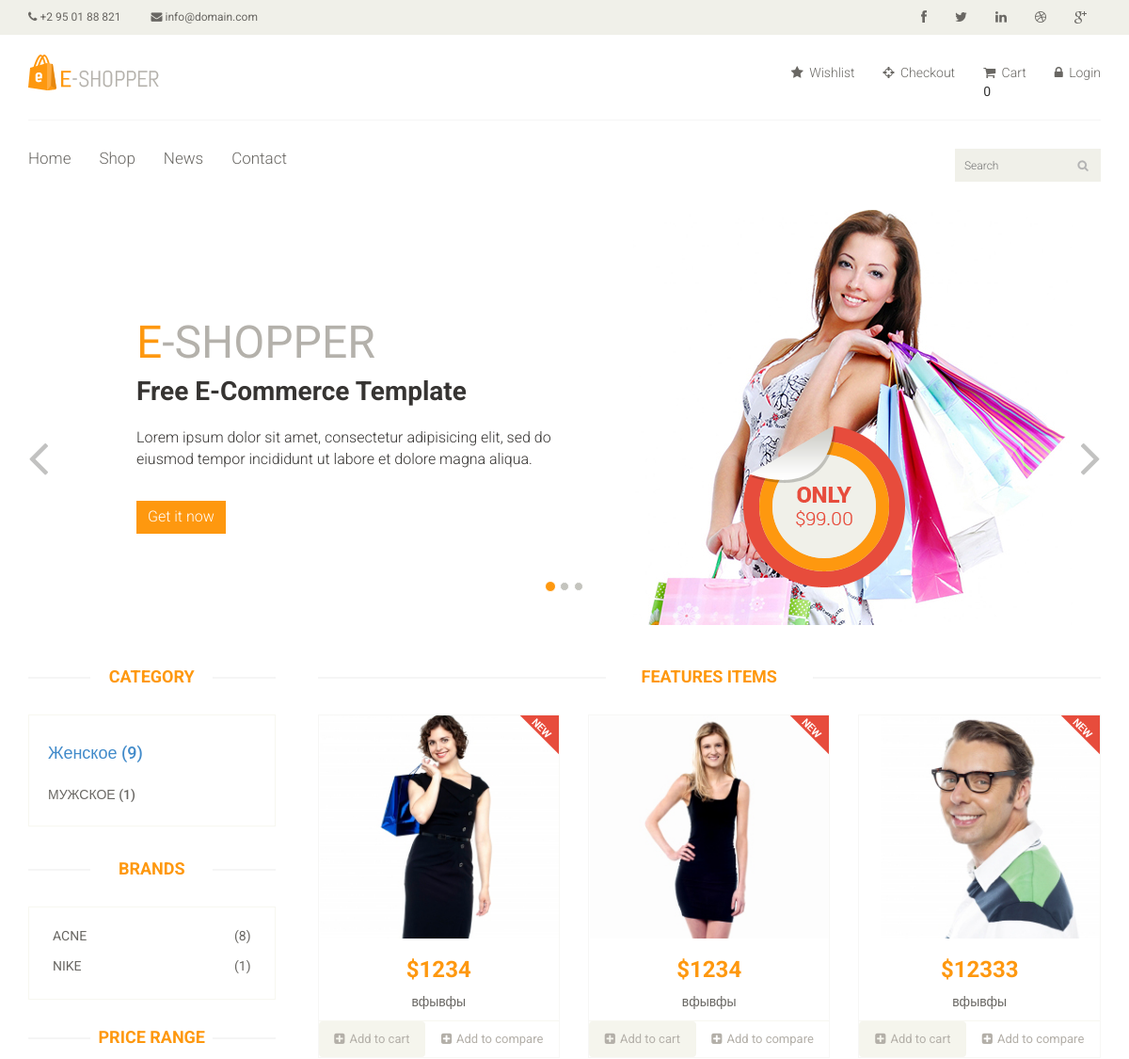
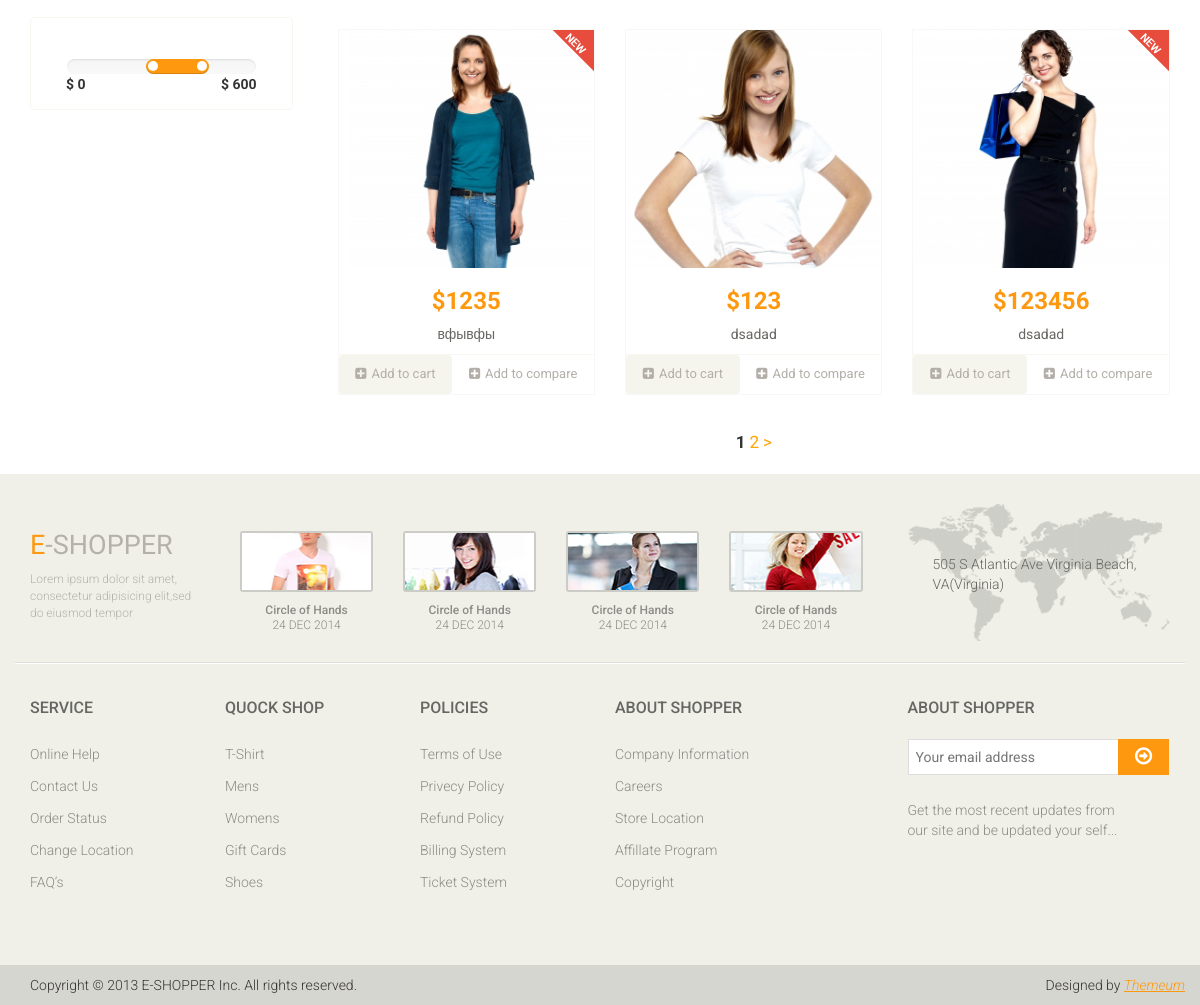
Page /category/1 on the committed database (2 pictures, top to bottom).
### tables this page shows
CREATE TABLE `category` (
  `ID` int(11) NOT NULL,
  `name` varchar(20) NOT NULL,
  `sort_order` int(2) NOT NULL,
  `status` int(1) NOT NULL
);

CREATE TABLE `brands` (
  `ID` int(11) NOT NULL,
  `name` varchar(20) NOT NULL,
  `sort_order` int(2) NOT NULL,
  `status` int(1) NOT NULL
);

CREATE TABLE `product` (
  `ID` int(11) NOT NULL,
  `name` varchar(30) NOT NULL,
  `category_id` int(2) NOT NULL,
  `brand_id` int(2) NOT NULL,
  `code` int(11) NOT NULL,
  `price` float NOT NULL,
  `availlabillity` int(11) NOT NULL,
  `brand` varchar(30) NOT NULL,
  `image` varchar(255) NOT NULL,
  `description` text NOT NULL,
  `is_new` int(1) NOT NULL,
  `status` int(2) NOT NULL
);

### config/routers.php (called while the page is built)
<?php
return array(
    'news/post/([0-9]+)' => 'news/view/$1',
    'news/page([0-9]+)' => 'news/index/$1',
    'news' => 'news/index',
    'products/([0-9]+)' => 'products/view/$1',
    'catalog/price-([0-9]+)-([0-9]+)/page([0-9]+)' => 'catalog/index/$3/$1/$2',
    'catalog/page([0-9]+)' => 'catalog/index/$1',
    'catalog/price-([0-9]+)-([0-9]+)' => 'catalog/index/1/$1/$2',
    'catalog' => 'catalog/index',
    'category/([0-9]+)/price-([0-9]+)-([0-9]+)/page([0-9]+)' => 'catalog/category/$1/$4/$2/$3',
    'category/([0-9]+)/price-([0-9]+)-([0-9]+)' => 'catalog/category/$1/1/$2/$3',
    'category/([0-9]+)/page([0-9]+)' => 'catalog/category/$1/$2',
    'category/([0-9]+)' => 'catalog/category/$1',
    'cart/editQuantity/id_([0-9]+)/quantity_([0-9]+)' => 'cart/editQuantity/$1/$2',
    'cart/deleteProduct/id_([0-9]+)' => 'cart/deleteProduct/$1',
    'cart/addAjax/([0-9]+)' => 'cart/addAjax/$1',
    'cart' => 'cart/index',
    'brand/([0-9]+)/price-([0-9]+)-([0-9]+)/page([0-9]+)' => 'catalog/brand/$1/$4/$2/$3',
    'brand/([0-9]+)/price-([0-9]+)-([0-9]+)' => 'catalog/brand/$1/1/$2/$3',
    'brand/([0-9]+)/page([0-9]+)' => 'catalog/brand/$1/$2',
    'brand/([0-9]+)' => 'catalog/brand/$1',
    'user/login' => 'user/login',
    'user/logout' => 'user/logout',
    'account' => 'account/index',
    'contact' => 'site/contact',
    ''=>'site/index',
);

### controllers/CatalogController.php (called while the page is built, shortened)
<?php
class CatalogController
{
    public function actionCategory($categoryId, $page = 1, $minPrice = false, $maxPrice = false): bool
    {
        $categories = Category::getCategoriesList();
        $brandList = Brand::getBrandList();
        $categoryProduct = Product::getProductsListByCategory($categoryId, $page, $minPrice, $maxPrice);
        $total = Product::getTotalProductsInCategory($categoryId, $minPrice, $maxPrice);
        $pagination = new Pagination($total, Product::SHOW_BY_DEFAULT);
        require_once(ROOT . '/views/catalog/category.php');
        return true;
    }
}

### index.php (called while the page is built, shortened)
<?php
require_once('components/Autoload.php');
$router = new Router();
$router->run();

### models/Category.php (called while the page is built)
<?php
class Category
{
    public static function getCategoriesList(): array
    {
        $db = Db::getConnection();
        $categoriesList = array();
        $result = $db->query("SELECT ID,name FROM category ORDER BY sort_order ASC");
        $i = 0;
        while($row = $result->fetch())
        {
            $categoriesList[$i]['ID'] = $row['ID'];
            $categoriesList[$i]['name'] = $row['name'];
            $categoriesList[$i]['count'] = self::getCategoryCount($row['ID']);
            $i++;
        }
        return $categoriesList;
    }
    public static function getCategoryCount($categoryId)
    {
        $db = Db::getConnection();
        return $db->query("SELECT COUNT(*) FROM product WHERE category_id = '".$categoryId."'")->fetchColumn();
    }
}

### models/Brand.php (called while the page is built)
<?php
class Brand
{
    public static function getBrandList(): array
    {
        $db = Db::getConnection();
        $brandList = array();
        $result = $db->query("SELECT ID,name FROM brands ORDER BY sort_order ASC");
        $i = 0;
        while($row = $result->fetch())
        {
            $brandList[$i]['ID'] = $row['ID'];
            $brandList[$i]['name'] = $row['name'];
            $brandList[$i]['count'] = self::getBrandCount($row['ID']);
            $i++;
        }
        return $brandList;
    }
    public static function getBrandCount($brandId)
    {
        $db = Db::getConnection();
        return $db->query("SELECT COUNT(*) FROM product WHERE brand_id = '".$brandId."'")->fetchColumn();
    }
}

### models/Product.php (called while the page is built, shortened)
<?php
class Product
{
    public static function getFilter($minPrice, $maxPrice): array
    {
        if($minPrice && $maxPrice)
        {
            $price = [
                'minPrice' => $minPrice,
                'maxPrice' => $maxPrice
            ];
        } else {
            $price = self::getTotalMinMaxPrice();
        }
        return $price;
    }
    public static function getProductsListByCategory($categoryId = false, $page = 1, $minPrice = false, $maxPrice = false)
    {
        if ($categoryId) {
            $offset = ($page - 1) * self::SHOW_BY_DEFAULT;
            $db = Db::getConnection();
            $products = array();
            $price = self::getFilter($minPrice,$maxPrice);
            $result = $db->query("SELECT ID,name,price,image,is_new FROM product WHERE status=1 AND category_id='".$categoryId."' AND price >= {$price["minPrice"]} AND price <= {$price["maxPrice"]} ORDER BY `ID` DESC LIMIT ".self::SHOW_BY_DEFAULT.' OFFSET '.$offset);
            $i = 0;
            while ($row = $result->fetch()) {
                $products[$i]['ID'] = $row['ID'];
                $products[$i]['name'] = $row['name'];
                $products[$i]['price'] = $row['price'];
                $products[$i]['image'] = $row['image'];
                $products[$i]['is_new'] = $row['is_new'];
                $i++;
            }
            return $products;
        }
    }
    public static function getTotalProductsInCategory($categoryId, $minPrice = false, $maxPrice = false)
    {
        $db = Db::getConnection();
        $price = self::getFilter($minPrice, $maxPrice);
        $result = $db->query("SELECT count(ID) as count FROM product WHERE status=1 AND category_id = {$categoryId} AND price >= {$price["minPrice"]} AND price <= {$price["maxPrice"]}");
        $result->setFetchMode(PDO::FETCH_ASSOC);
        $row = $result->fetch();
        return $row['count'];
    }
    public static function getTotalMinMaxPrice() : Array
    {
        $db = Db::getConnection();
        $result = $db->query("SELECT MIN(price) as minPrice, MAX(price) as maxPrice FROM product WHERE status=1");
        $result->setFetchMode(PDO::FETCH_ASSOC);
        return $result->fetch();
    }
}

### components/Autoload.php (called while the page is built, shortened)
<?php
spl_autoload_register(function($class_name) {
    $array_path = array(
        '/models/',
        '/components/'
    );
    foreach($array_path as $path)
    {
        $path = ROOT . $path . $class_name . '.php';
    }
});

### views/catalog/category.php (the view, shortened to what this page needs)
<?php include ROOT . '/views/layouts/header.php'; ?>
	<section id="slider">
		<div class="container">
			<div class="row">
				<div class="col-sm-12">
					<div id="slider-carousel" class="carousel slide" data-ride="carousel">
						<ol class="carousel-indicators">
							<li data-target="#slider-carousel" data-slide-to="0" class="active"></li>
							<li data-target="#slider-carousel" data-slide-to="1"></li>
							<li data-target="#slider-carousel" data-slide-to="2"></li>
						</ol>
						<div class="carousel-inner">
							<div class="item active">
								<div class="col-sm-6">
									<h1><span>E</span>-SHOPPER</h1>
									<h2>Free E-Commerce Template</h2>
									<p>Lorem ipsum dolor sit amet, consectetur adipisicing elit, sed do eiusmod tempor incididunt ut labore et dolore magna aliqua. </p>
									<button type="button" class="btn btn-default get">Get it now</button>
								</div>
								<div class="col-sm-6">
									<img src="/template/images/home/girl1.jpg" class="girl img-responsive" alt="" />
									<img src="/template/images/home/pricing.png"  class="pricing" alt="" />
								</div>
							</div>
						</div>
						<a href="#slider-carousel" class="left control-carousel hidden-xs" data-slide="prev">
							<i class="fa fa-angle-left"></i>
						</a>
						<a href="#slider-carousel" class="right control-carousel hidden-xs" data-slide="next">
							<i class="fa fa-angle-right"></i>
						</a>
					</div>
				</div>
			</div>
		</div>
	</section>
	<section>
		<div class="container">
			<div class="row">
				<div class="col-sm-3">
					<div class="left-sidebar">
						<h2>Category</h2>
						<div class="panel-group category-products" id="accordian">
						<?php foreach($categories as $categoryItem): ?>
							<div class="panel panel-default">
								<div class="panel-heading">
									<h4 class="<?php if($categoryId == $categoryItem['ID']) echo 'active';?>panel-title"><a href="/category/<?=$categoryItem['ID']?>"><?=$categoryItem['name']?> (<?=$categoryItem['count']?>)</a></h4>
								</div>
							</div>
						<?php endforeach; ?>
						</div>
						<div class="brands_products">
							<h2>Brands</h2>
							<div class="brands-name">
								<ul class="nav nav-pills nav-stacked">
									<?php foreach($brandList as $brand): ?>
									<li><a href="/brand/<?=$brand['ID']?>"> <span class="pull-right">(<?=$brand['count']?>)</span><?=$brand['name']?></a></li>
									<?php endforeach; ?>
								</ul>
							</div>
						</div>
						<div class="price-range">
							<h2>Price Range</h2>
							<div class="well text-center">
								 <input type="text" class="span2" value="" data-slider-min="0" data-slider-max="600" data-slider-step="5" data-slider-value="[250,450]" id="sl2" ><br />
								 <b class="pull-left">$ 0</b> <b class="pull-right">$ 600</b>
							</div>
						</div>
					</div>
				</div>
				<div class="col-sm-9 padding-right">
					<div class="features_items">
						<h2 class="title text-center">Features Items</h2>
						<?php foreach($categoryProduct as $product): ?>
							<div class="col-sm-4">
							<div class="product-image-wrapper">
								<div class="single-products">
										<div class="productinfo text-center">
											<img src="/template/images/home/<?=$product['image']?>" alt="" />
											<h2>$<?=$product['price']?></h2>
											<p><?=$product['name']?></p>
										</div>
										<div class="product-overlay">
											<div class="overlay-content">
												<a href="/products/<?=$product['ID']?>" class="btn btn-default"><i class="fa fa-shopping-cart"></i>View</a>
											</div>
										</div>
										<?php if($product['is_new']): ?>
											<img src="/template/images/home/new.png" class="new" alt="" />
										<?php endif; ?>
								</div>
								<div class="choose">
									<ul class="nav nav-pills nav-justified">
										<li><a href="" class="add-to-cart" data-id="<?=$product['ID']?>"><i class="fa fa-plus-square"></i>Add to cart</a></li>
										<li><a href=""><i class="fa fa-plus-square"></i>Add to compare</a></li>
									</ul>
								</div>
							</div>
						</div>
						<?php endforeach; ?>
					</div>
					<div class="pagination_div">
					<?= $pagination->get(); ?>
					</div>
				</div>
			</div>
		</div>
	</section>
<?php include ROOT . '/views/layouts/footer.php'; ?>

### components/Router.php (shortened to what this page needs)
<?php
class Router
{
    private mixed $routes;
    public function __construct()
    {
        $this->routes = include(ROOT.'/config/routers.php');
    }
    private function getURI(): string
    {
        if(!empty($_SERVER['REQUEST_URI']))
        {
            return trim($_SERVER['REQUEST_URI'],'/');
        }
        return false;
    }
    public function run(): void
    {
        $uri = $this->getURI();
        foreach($this->routes as $uriPattern => $path)
        {
            if(preg_match("~$uriPattern~", $uri))
            {
                $internalRoute = preg_replace("~$uriPattern~", $path, $uri);
                $segments = explode('/', $internalRoute);
                $controllerName = array_shift($segments) . 'Controller';
                $actionName = 'action' . ucfirst(array_shift($segments));
                $controllerObject = new $controllerName;
                $result = call_user_func_array(array($controllerObject, $actionName), $segments);
                if($result != null)
                {
                    break;
                }
            }
        }
    }
}

### rows in the picture
category: name "Женское", count "9"
category: name "МУЖСКОЕ", count "1"
brands: count "8", name "ACNE"
brands: count "1", name "NIKE"
product: image (picture), price "1234", name "вфывфы", is_new 1 (drawn)
product: image (picture), price "1234", name "вфывфы", is_new 1 (drawn)
product: image (picture), price "12333", name "вфывфы", is_new 1 (drawn)
product: image (picture), price "1235", name "вфывфы", is_new 1 (drawn)
product: image (picture), price "123", name "dsadad"
product: image (picture), price "123456", name "dsadad", is_new 1 (drawn)

### other values in the picture
$text "2"
$text ">"
